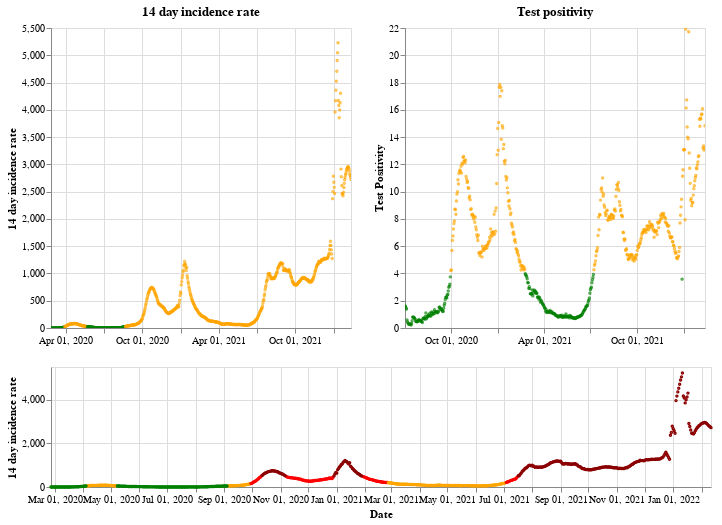

The cell this chart's notebook holds for it:
### Markdown cell above
## Northern Ireland

### Code cell
plot_traffic_light('Northern Ireland')

### Figure 1 — Vega-Lite specification as saved in the notebook (floating-point values rounded to 4 significant figures; data arrays with more than 128 entries replaced by an {"elided": "..."} marker saying what was removed)
{"config": {"view": {"continuousWidth": 400, "continuousHeight": 300}}, "vconcat": [{"hconcat": [{"mark": {"type": "point", "size": 2}, "encoding": {"color": {"condition": {"value": "green", "test": "(datum.twoWeeklyCasesRate <= 25)"}, "value": "orange"}, "tooltip": [{"type": "nominal", "field": "areaName"}, {"type": "temporal", "field": "date"}, {"type": "quantitative", "field": "twoWeeklyCasesRate"}, {"type": "quantitative", "field": "testPositivity"}], "x": {"type": "temporal", "axis": {"title": ""}, "field": "date", "scale": {"domain": {"selection": "DateBrush"}}, "timeUnit": "yearmonthdate"}, "y": {"type": "quantitative", "axis": {"title": "14 day incidence rate"}, "field": "twoWeeklyCasesRate"}}, "title": "14 day incidence rate", "width": 300}, {"mark": {"type": "point", "size": 2}, "encoding": {"color": {"condition": {"value": "green", "test": "(datum.testPositivity <= 4)"}, "value": "orange"}, "tooltip": [{"type": "nominal", "field": "areaName"}, {"type": "temporal", "field": "date"}, {"type": "quantitative", "field": "twoWeeklyCasesRate"}, {"type": "quantitative", "field": "testPositivity"}], "x": {"type": "temporal", "axis": {"title": ""}, "field": "date", "scale": {"domain": {"selection": "DateBrush"}}, "timeUnit": "yearmonthdate"}, "y": {"type": "quantitative", "axis": {"title": "Test Positivity"}, "field": "testPositivity"}}, "title": "Test positivity", "width": 300}]}, {"layer": [{"mark": {"type": "point", "size": 2}, "encoding": {"color": {"condition": {"value": "orange", "test": "(((datum.testPositivity < 4) && (datum.twoWeeklyCasesRate >= 50)) && (datum.twoWeeklyCasesRate < 200))"}, "value": "red"}, "opacity": {"condition": {"value": 1, "test": "((datum.twoWeeklyCasesRate >= 50) && (datum.twoWeeklyCasesRate < 500))"}, "value": 0}, "tooltip": [{"type": "nominal", "field": "areaName"}, {"type": "temporal", "field": "date"}, {"type": "quantitative", "field": "twoWeeklyCasesRate"}, {"type": "quantitative", "field": "testPositivity"}], "x": {"type": "temporal", "axis": {"title": "Date"}, "field": "date", "timeUnit": "yearmonthdate"}, "y": {"type": "quantitative", "axis": {"title": "14 day incidence rate"}, "field": "twoWeeklyCasesRate"}}, "selection": {"DateBrush": {"type": "interval", "encodings": ["x"], "fields": ["Time"]}}}, {"mark": {"type": "point", "size": 2}, "encoding": {"color": {"value": "darkred"}, "opacity": {"condition": {"value": 1, "test": "(datum.twoWeeklyCasesRate >= 500)"}, "value": 0}, "tooltip": [{"type": "nominal", "field": "areaName"}, {"type": "temporal", "field": "date"}, {"type": "quantitative", "field": "twoWeeklyCasesRate"}, {"type": "quantitative", "field": "testPositivity"}], "x": {"type": "temporal", "axis": {"title": "Date"}, "field": "date", "timeUnit": "yearmonthdate"}, "y": {"type": "quantitative", "axis": {"title": "14 day incidence rate"}, "field": "twoWeeklyCasesRate"}}}, {"mark": {"type": "point", "size": 2}, "encoding": {"color": {"condition": {"value": "green", "test": "((datum.testPositivity < 4) && (datum.twoWeeklyCasesRate < 50))"}, "value": "orange"}, "opacity": {"condition": {"value": 1, "test": "(datum.twoWeeklyCasesRate < 50)"}, "value": 0}, "tooltip": [{"type": "nominal", "field": "areaName"}, {"type": "temporal", "field": "date"}, {"type": "quantitative", "field": "twoWeeklyCasesRate"}, {"type": "quantitative", "field": "testPositivity"}], "x": {"type": "temporal", "axis": {"title": "Date"}, "field": "date", "timeUnit": "yearmonthdate"}, "y": {"type": "quantitative", "axis": {"title": "14 day incidence rate"}, "field": "twoWeeklyCasesRate"}}}], "height": 120, "width": 660}], "data": {"name": "data-39e21dd8aeb9c5e51145133777418720"}, "$schema": "https://vega.github.io/schema/vega-lite/v4.8.1.json", "datasets": {"data-39e21dd8aeb9c5e51145133777418720": {"elided": "717 records"}}}
